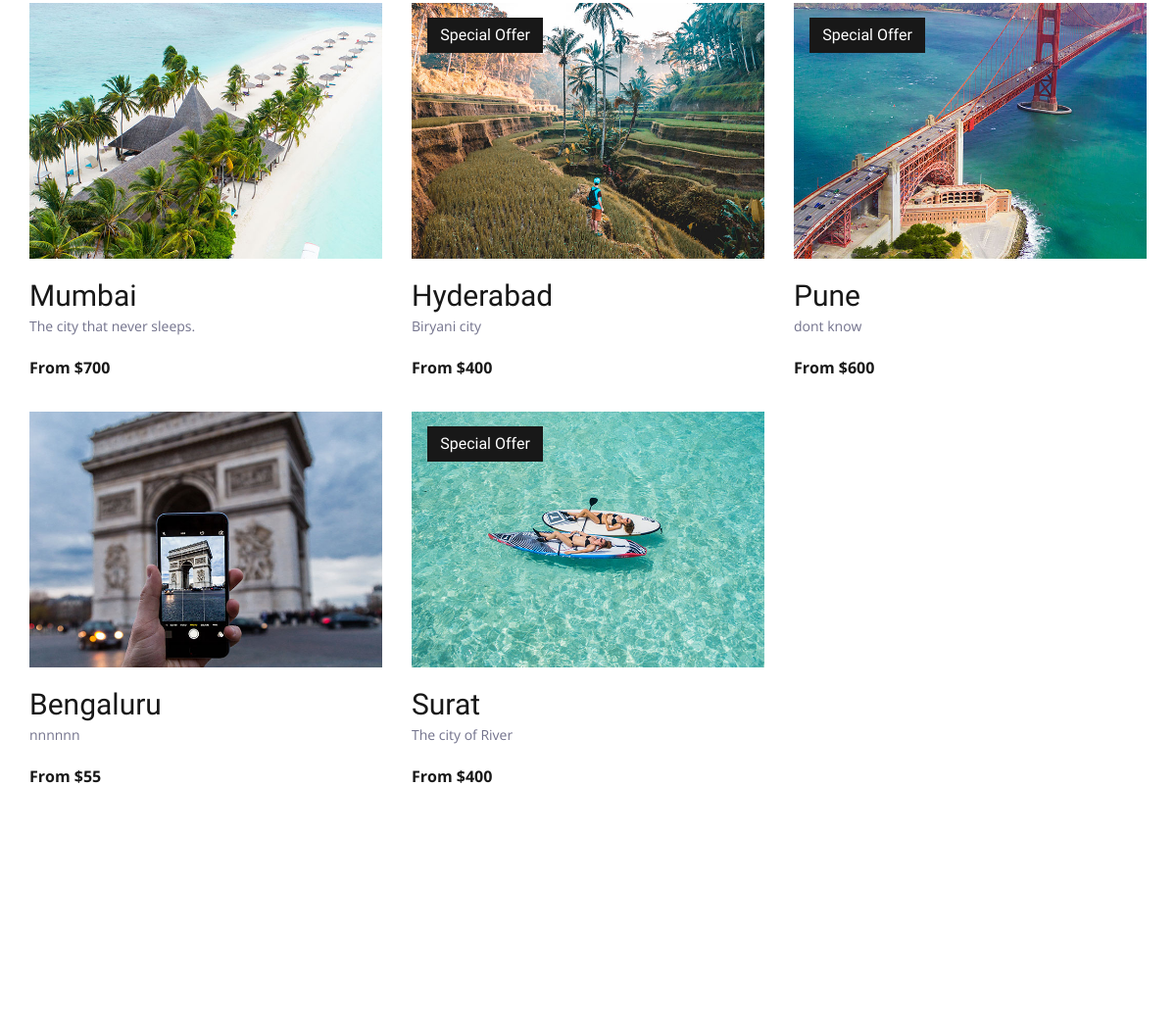
The app's page / (middle part), older data.
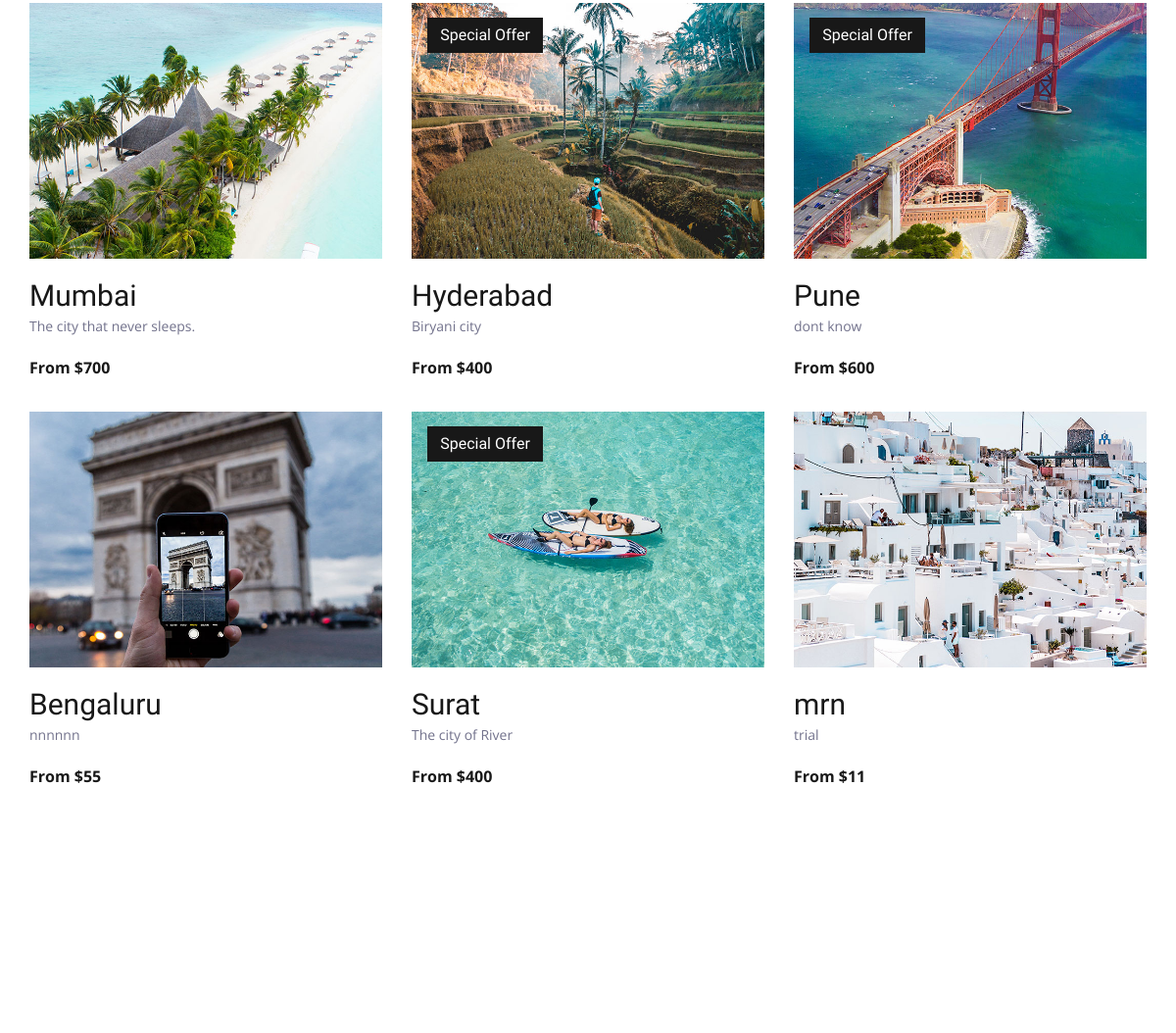
The same page, newer data.
### travello/models.py (models this page shows, shortened)
class Destination(models.Model):
    name = models.CharField(max_length = 100)
    img = models.ImageField(upload_to='pics')
    desc = models.TextField()
    price = models.IntegerField()
    offer = models.BooleanField(default=False)

### travello/views.py (the view)
# urls.py: path('', views.index, name='index')
def index(request):
    dests = Destination.objects.all()
    return render(request,'index.html', {'dests':dests})

### templates/index.html (shortened to what this page needs)
{% load static %}
<!DOCTYPE html>
<html lang="en">
<head>
<link rel="stylesheet" type="text/css" href="{% static 'styles/bootstrap4/bootstrap.min.css' %}">
<link href="{% static 'plugins/font-awesome-4.7.0/css/font-awesome.min.css' %}" rel="stylesheet" type="text/css">
<link rel="stylesheet" type="text/css" href="{% static 'plugins/OwlCarousel2-2.2.1/owl.carousel.css' %}">
<link rel="stylesheet" type="text/css" href="{% static 'plugins/OwlCarousel2-2.2.1/owl.theme.default.css' %}">
<link rel="stylesheet" type="text/css" href="{% static 'plugins/OwlCarousel2-2.2.1/animate.css' %}">
<link rel="stylesheet" type="text/css" href="{% static 'styles/main_styles.css' %}">
<link rel="stylesheet" type="text/css" href="{% static 'styles/responsive.css' %}">
</head>
<body>
<div class="super_container">
	<div class="destinations" id="destinations">
		<div class="container">
			<div class="row destinations_row">
				<div class="col">
					<div class="destinations_container item_grid">
					{% for dest in dests %}
						<div class="destination item">
							<div class="destination_image">
								<img src="{{dest.img.url}}" alt="">
								{% if dest.offer %}
									<div class="spec_offer text-center"><a href="#">Special Offer</a></div>
								{% endif %}
							</div>
							<div class="destination_content">
								<div class="destination_title"><a href="#">{{dest.name}}</a></div>
								<div class="destination_subtitle"><p>{{dest.desc}}</p></div>
								<div class="destination_price">From ${{dest.price}}</div>
							</div>
						</div>
					{% endfor %}
					</div>
				</div>
			</div>
		</div>
	</div>
	<div class="testimonials" id="testimonials">
		<div class="parallax_background parallax-window" data-parallax="scroll" data-image-src="{% static 'images/testimonials.jpg' %}" data-speed="0.8"></div>
	</div>
</div>
</body>
</html>

### static/styles/main_styles.css (style rules this page uses)
* { margin: 0; padding: 0; -webkit-font-smoothing: antialiased; -webkit-text-shadow: rgba(0,0,0,.01) 0 0 1px; text-shadow: rgba(0,0,0,.01) 0 0 1px; }
body { font-family: 'Open Sans', sans-serif; font-size: 14px; font-weight: 400; background: #FFFFFF; color: #a5a5a5; }
div { display: block; position: relative; -webkit-box-sizing: border-box; -moz-box-sizing: border-box; box-sizing: border-box; }
p { font-family: 'Open Sans', sans-serif; font-size: 14px; line-height: 1.9285; font-weight: 400; color: #72728c; -webkit-font-smoothing: antialiased; -webkit-text-shadow: rgba(0,0,0,.01) 0 0 1px; text-shadow: rgba(0,0,0,.01) 0 0 1px; }
p:last-of-type { margin-bottom: 0; }
a, a:hover, a:visited, a:active, a:link { text-decoration: none; -webkit-font-smoothing: antialiased; -webkit-text-shadow: rgba(0,0,0,.01) 0 0 1px; text-shadow: rgba(0,0,0,.01) 0 0 1px; }
.super_container { width: 100%; overflow: hidden; }
.parallax-window { min-height: 400px; background: transparent; }
.parallax_background { position: absolute; top: 0; left: 0; width: 100%; height: 100%; }
.destinations { width: 100%; background: #FFFFFF; padding-top: 115px; padding-bottom: 116px; }
.destinations_row { margin-top: 99px; }
.destination_image { width: 100%; }
.destination_image img { max-width: 100%; }
.spec_offer { position: absolute; top: 15px; left: 16px; width: 118px; height: 36px; background: #181818; }
.spec_offer a { display: block; font-family: 'Oswald', sans-serif; font-size: 16px; color: #FFFFFF; line-height: 36px; font-weight: 400; }
.destinations_container { width: calc(100% + 30px); left: -15px; }
.destination { width: calc(100% / 3); padding-left: 15px; padding-right: 15px; margin-bottom: 33px; }
.destination_title { margin-top: 15px; }
.destination_title a { font-family: 'Oswald', sans-serif; font-size: 30px; font-weight: 400; color: #181818; }
.destination_subtitle { margin-top: -4px; }
.destination_price { font-size: 16px; font-weight: 700; color: #181818; margin-top: 16px; }
.testimonials { width: 100%; padding-top: 118px; padding-bottom: 115px; }

Row changes from the older to the newer data that the page shows:
added Destination: img (picture), name "mrn", desc "trial", price "11"
